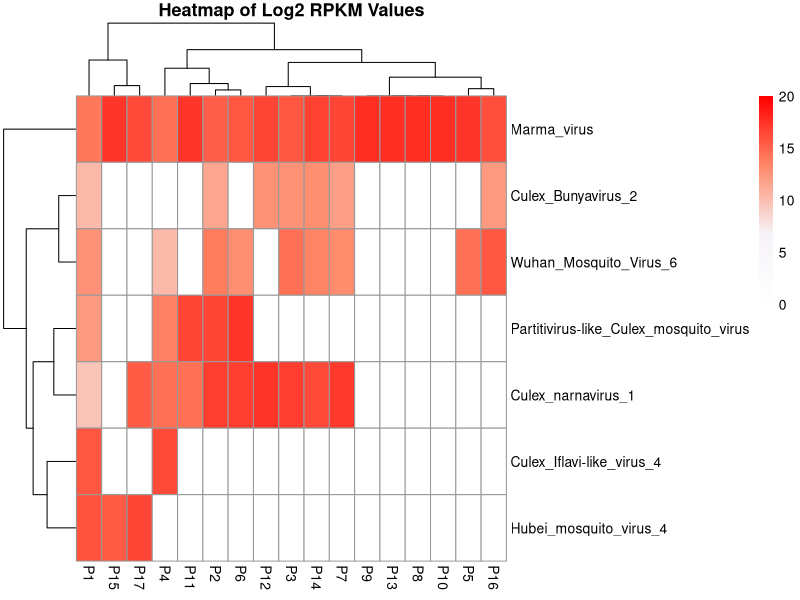
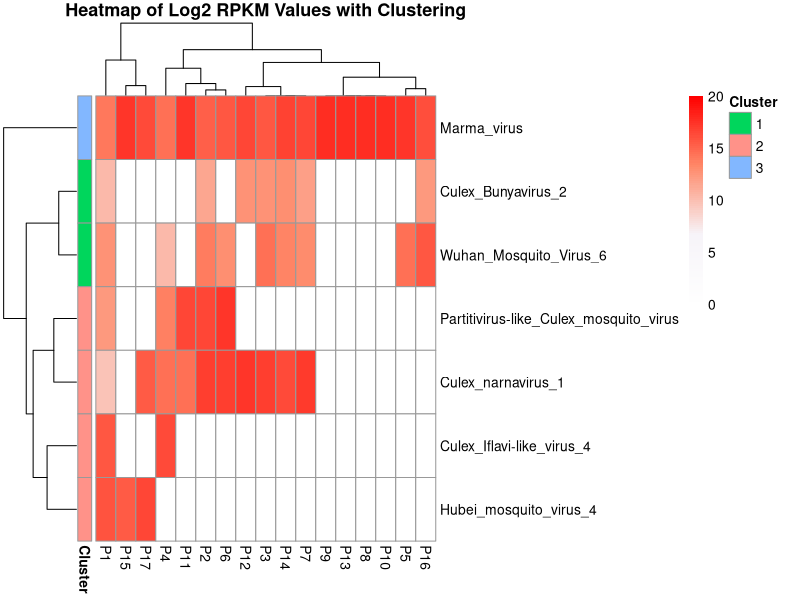
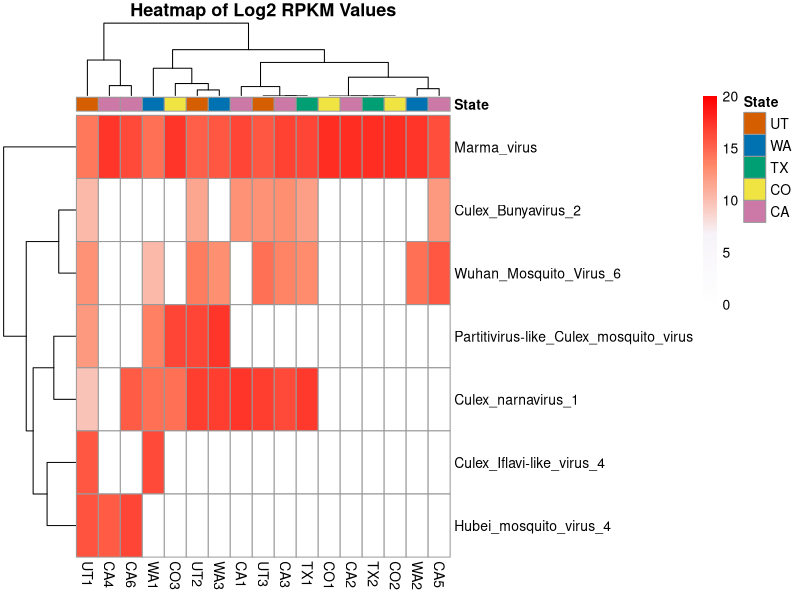

R code for these plots, in order:
# Load necessary libraries
library(data.table)  # For efficient data handling
library(dplyr)  # For clean data manipulation


# Read the count matrix from file
count_matrix <- fread("general/counts.txt", skip = 1, header = TRUE)  # Skip the metadata line

gene_id_mapping <- data.frame(
  original_id = c("MH188052.1", "NC_040716.1", "NC_032231.1", "MH188050.1", 
                  "MF176248.1", "MW434901.1", "MK628543.1"),
  new_id = c("Culex_Bunyavirus_2", "Culex_Iflavi-like_virus_4", "Hubei_mosquito_virus_4", 
             "Partitivirus-like_Culex_mosquito_virus", "Wuhan_Mosquito_Virus_6", 
             "Marma_virus", "Culex_narnavirus_1")
)

# Optional: Replace gene IDs using dplyr
count_matrix <- count_matrix %>%
  left_join(gene_id_mapping, by = c("Geneid" = "original_id")) %>%
  mutate(Geneid = ifelse(is.na(new_id), Geneid, new_id)) %>%  # Replace old Geneid with new_id
  select(-new_id)  # Remove the extra column

gene_ids <- count_matrix$Geneid

####################################Otherwise just use this code (if doesnt want to change gene ids)
###################################
# Extract relevant columns (Geneid and counts for each sample)
#gene_ids <- count_matrix$Geneid

counts <- as.matrix(count_matrix[, -(1:6)])  # Exclude non-count columns

####################################################Filter counts to keep only the ones with more than 300 reads mapped
###################This step does alter the data structure, but we are assuming that mapping less than 300 reads
#might be fishy, specially when others map more than 10000
counts[counts >= 1 & counts <= 300] <- 0

##Remove unnecessary names
colnames(counts) <- sub("^co_sam2/co_bam/(.*?)(_.*)?$", "\\1", colnames(counts))


###########change the column names for the codes.



# Calculate total mapped reads per sample
total_reads <- colSums(counts)

# Calculate gene/transcript lengths (assuming Length column represents transcript length)
gene_lengths <- count_matrix$Length

# Calculate RPKM for each gene/transcript
rpkm_values <- matrix(NA, nrow = nrow(count_matrix), ncol = ncol(count_matrix) - 6)  # Initialize matrix for RPKM values

for (i in 1:nrow(count_matrix)) {
  for (j in 1:(ncol(count_matrix) - 6)) {
    reads <- counts[i, j]
    length <- gene_lengths[i]
    total <- total_reads[j]
    
    # Check for zero values to avoid NaN
    if (reads == 0 || total == 0) {
      rpkm_values[i, j] <- 0
    } else {
    # Calculate RPKM
    rpkm <- (reads / (length / 1000)) / (total / 1e6)
    
    # Assign RPKM value to matrix
    rpkm_values[i, j] <- rpkm
    }
  }  
}

  
# Convert RPKM values to a data frame
rpkm_df <- as.data.frame(rpkm_values)
colnames(rpkm_df) <- colnames(counts)  # Assign sample names as column names
rpkm_df$Geneid <- gene_ids  # Add Geneid column

# Print or save RPKM data frame as needed
print(head(rpkm_df))  # Displaying the first few rows for inspection

# Example: Save RPKM values to a CSV file
write.csv(rpkm_df, file = "rpkm_values.csv", row.names = FALSE)


#########################################
############################################
###Now create the heatmap


# Load necessary libraries
library(pheatmap)

# Set row names to Gene IDs
rownames(rpkm_df) <- rpkm_df$Geneid
log2_rpkm_df <- rpkm_df[, -ncol(rpkm_df)]  # Remove Geneid column

# Transform the RPKM values to log2 scale
log2_rpkm_df <- log2(log2_rpkm_df + 1)  # Adding 1 to avoid log(0)

# Remove columns with constant values
log2_rpkm_df <- log2_rpkm_df[, apply(log2_rpkm_df, 2, function(x) sd(x, na.rm = TRUE) != 0)]

# Plot the heatmap
heatmap_result <- pheatmap(
  log2_rpkm_df,
  cluster_rows = TRUE,  # Clustering for rows
  cluster_cols = TRUE,  # Clustering for columns
  scale = "none",       # No scaling since already log-transformed
  clustering_distance_rows = "correlation",  # Use Pearson correlation for rows
  clustering_distance_cols = "correlation",  # Use Pearson correlation for columns
  clustering_method = "complete",
  color = colorRampPalette(c("white", "#F7F4F9", "#ff8969", "red"))(100),
  breaks = seq(0, 20, length.out = 101),
  main = "Heatmap of Log2 RPKM Values"
)


# Cut the dendrogram to form clusters
row_clusters <- cutree(heatmap_result$tree_row, k = 3)  # Example: create 11 clusters (adjust as desired)

# Prepare the annotation data frame
annotation_df <- data.frame(
  Cluster = factor(row_clusters, levels = 1:max(row_clusters))
)
rownames(annotation_df) <- rownames(log2_rpkm_df)

# Re-plot the heatmap with row annotations
pheatmap(
  log2_rpkm_df,
  cluster_rows = TRUE,
  cluster_cols = TRUE,
  scale = "none",
  clustering_distance_rows = "correlation",
  clustering_distance_cols = "correlation",
  clustering_method = "complete",
  color = colorRampPalette(c("white", "#F7F4F9", "#ff8969", "red"))(100),
  breaks = seq(0, 20, length.out = 101),
  annotation_row = annotation_df,
  main = "Heatmap of Log2 RPKM Values with Clustering"
)


################################################### Heatmap with STATES


collection_sites <- data.frame(
  Population = paste0("P", 1:17),  # Concatenate "P" with numbers 1 to 17
  Code = c("UT1", "UT2", "UT3", "WA1", "WA2", "WA3", "TX1", "TX2", "CO1", "CO2", "CO3", 
           "CA1", "CA2", "CA3", "CA4", "CA5", "CA6"),  # Manually assigned codes
  Location = c("Lake point", "Stansbury Park", "Stansbury Park", "Yakima/Grandview", 
               "Yakima/Grandview", "Yakima/Grandview", "Lubbock", "Lubbock", "Loveland", 
               "Loveland", "Fort Collins", "Cottonwood, Shasta County", "Anderson, Shasta County", 
               "Cottonwood, Shasta County", "Yolo County", "Sacramento County", "Yolo County"),
  State = c("UT", "UT", "UT", "WA", "WA", "WA", "TX", "TX", "CO", "CO", "CO", 
            "CA", "CA", "CA", "CA", "CA", "CA"),
  Latitude = c(40.669406, 40.651018, 40.647411, 46.193421, 46.224977, 46.205611, 
               33.462700, 33.590464, 40.403933, 40.401394, 40.529927, 40.414286, 
               40.445232, 40.396727, 38.610336, 38.107311, 38.810503),
  Longitude = c(-112.305263, -112.299081, -112.314970, -119.899400, -119.901053, 
                -119.892026, -101.891400, -101.938660, -105.071421, -105.108170, 
                -105.051447, -122.216945, -122.243092, -122.281994, -121.711942, 
                -121.649758, -121.808285)
)

# Print the updated data frame
print(collection_sites)

# Load necessary libraries
library(pheatmap)
library(dplyr)

# Map population to state
population_to_state <- collection_sites %>%
  select(Code, State) 

# Use colorblind-friendly colors for the states
state_colors <- c(
  "UT" = "#D55E00",  # Reddish-orange for Utah
  "WA" = "#0072B2",  # Blue for Washington
  "TX" = "#009E73",  # Bluish-green for Texas
  "CO" = "#F0E442",  # Yellow for Colorado
  "CA" = "#CC79A7"   # Pinkish purple for California
)

# Create a column annotation based on state
column_annotation <- data.frame(
  State = factor(population_to_state$State)
)
rownames(column_annotation) <- population_to_state$Code

# Define the annotation colors
annotation_colors <- list(State = state_colors)

##############Change names of the log2_rpkm_df

# Create a named vector for mapping
name_mapping <- setNames(collection_sites$Code, collection_sites$Population)

# Rename the columns of log2_rpkm_df
colnames(log2_rpkm_df) <- ifelse(colnames(log2_rpkm_df) %in% names(name_mapping), 
                                 name_mapping[colnames(log2_rpkm_df)], 
                                 colnames(log2_rpkm_df))

# Print the updated column names
colnames(log2_rpkm_df)


# Plot the heatmap with column annotation
heatmap_result <- pheatmap(
  log2_rpkm_df,
  cluster_rows = TRUE,   # Clustering for rows
  cluster_cols = TRUE,   # Clustering for columns
  scale = "none",        # No scaling since already log-transformed
  clustering_distance_rows = "correlation",   # Use Pearson correlation for rows
  clustering_distance_cols = "correlation",   # Use Pearson correlation for columns
  clustering_method = "complete",
  color = colorRampPalette(c("white", "#F7F4F9", "#ff8969", "red"))(100),
  breaks = seq(0, 20, length.out = 101),
  main = "Heatmap of Log2 RPKM Values",
  annotation_col = column_annotation,  # Add column annotation for states
  annotation_colors = annotation_colors
)


